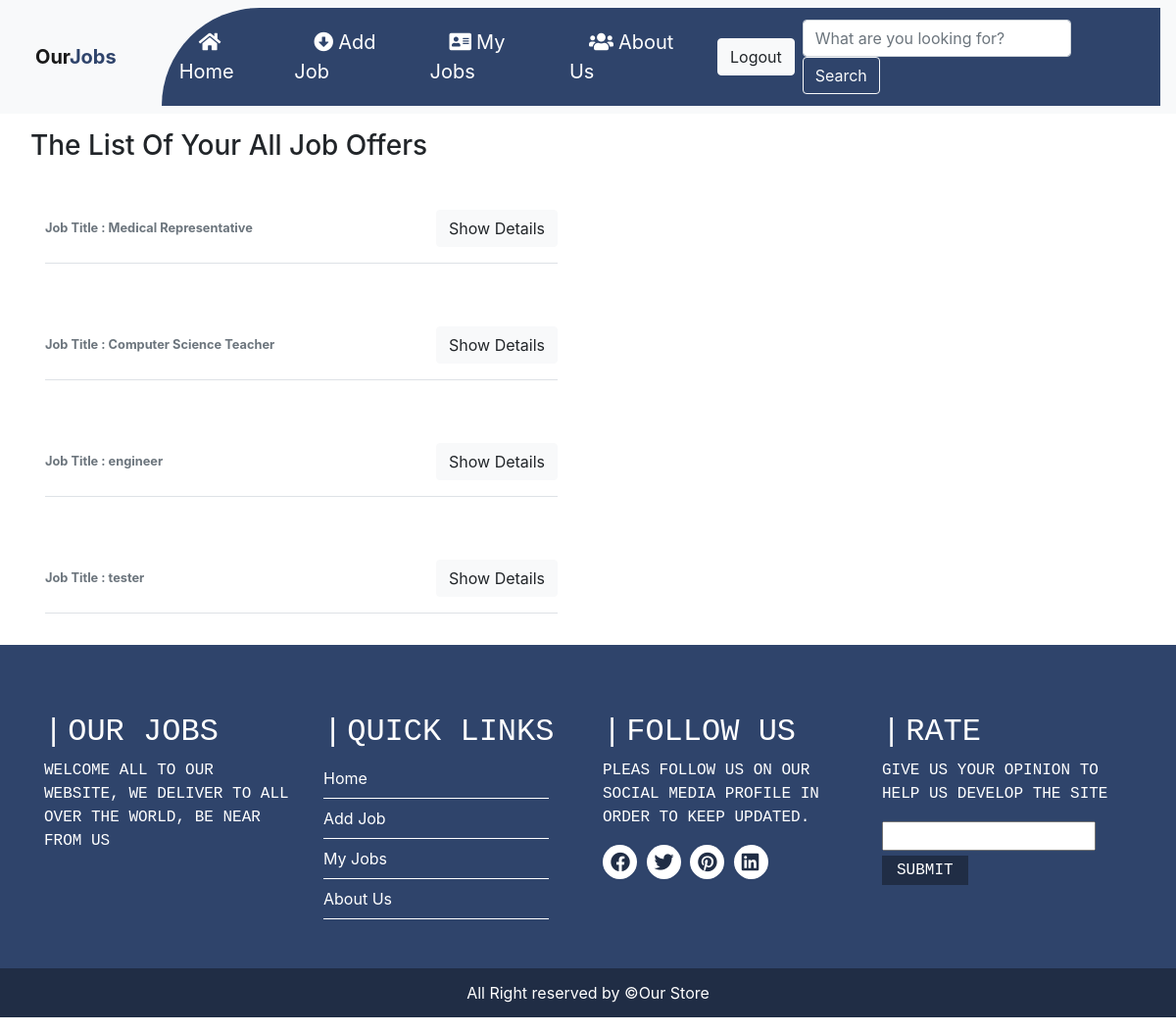
The app's page /pages/myJobs.php (signed in) with its own data.
### tables this page shows
CREATE TABLE `jobsoffering` (
  `id` int(8) NOT NULL,
  `job_title` varchar(40) NOT NULL,
  `image` longtext NOT NULL DEFAULT '"../assets/img/user.png"',
  `sponsored` int(1) NOT NULL DEFAULT 0,
  `company_name` varchar(40) NOT NULL,
  `category` varchar(30) DEFAULT NULL,
  `street` varchar(20) NOT NULL,
  `city` varchar(20) NOT NULL,
  `job_description` text NOT NULL,
  `job_requirements` text NOT NULL,
  `salary` varchar(10) NOT NULL,
  `teleNo` int(10) NOT NULL,
  `email` varchar(40) NOT NULL,
  `user_id` int(8) NOT NULL,
  `job_type` varchar(100) DEFAULT NULL,
  `mostview` int(255) NOT NULL,
  `approve` int(1) NOT NULL
);

### pages/myJobs.php (the view, shortened to what this page needs)
<!DOCTYPE html>
<html lang="en">
<head>
    <link rel="stylesheet" href="../styles/style.css">
    <link rel="stylesheet" href="https://maxcdn.bootstrapcdn.com/bootstrap/4.5.2/css/bootstrap.min.css">
    <link rel="stylesheet" href="https://cdnjs.cloudflare.com/ajax/libs/font-awesome/5.14.0/css/all.min.css">
</head>
<body>
<nav class="navbar navbar-expand-lg navbar-light bg-light">
    <a class="navbar-brand" href="homeOwner.php">
        Our<span>Jobs</span>
        </a>
    <div class="collapse navbar-collapse" id="navbarSupportedContent">
        <ul class="navbar-nav mr-auto">
        <li class="nav-item">
            <a class="nav-link" href="homeOwner.php"><i class="fa fa-home" aria-hidden="true"></i>Home</a>
        </li>
        <li class="nav-item">
            <a class="nav-link" href="jobsForm.php"><i class="fa fa-arrow-alt-circle-down" aria-hidden="true"></i>Add Job</a>
        </li>
        <li class="nav-item">
            <a class="nav-link" href="myJobs.php"><i class="fa fa-address-card" aria-hidden="true"></i>My Jobs</a>
        </li>
        <li class="nav-item">
            <a class="nav-link" href=""><i class="fa fa-users" aria-hidden="true"></i>About Us</a>
        </li>
        </ul>
        <?php
        if(isset($_SESSION['type'])){
        $type=$_SESSION ['type'];
        if($type==1){
            echo"<form action='logout.php' style='display: inline;'>
            <button type='submit' class='btn btn-light mx-2'>Logout</button>
        </form>";}
        else
        if($type==0){
            echo"<form action='logout.php' style='display: inline;'>
            <button type='submit' class='btn btn-light mx-2'>Logout</button>
            </form>";}
        }
        else
        { echo"<div>
            <form action='reg.html' style='display: inline;'>
                <button type='submit' class='btn btn-light'>Sign Up</button>
            </form>
            <form action='login.php' style='display: inline;'>
                <button type='submit' class='btn btn-light'>Login</button>
            </form>
        </div>";}
        ?>
        <form action='search.php' method='post' class="form-inline my-2 my-lg-0">
            <input class="form-control mr-sm-2" name="search" type="text" placeholder="What are you looking for?" />
            <button class="btn-search btn btn-outline-light my-2 my-sm-0 " type="submit" name="submit" value="search">Search</button>
        </form>
    </div>
</nav>
<div class="container-fluid">
<?php
$id=$_SESSION ['id'];
require '../dbconnect.php';
$sql = "SELECT * FROM jobsoffering WHERE user_id=$id";
$result = mysqli_query($conn,$sql);
echo "<h3 class='m-3'>The List Of Your All Job Offers </h3>";
	while($row = mysqli_fetch_assoc($result))
	{
	    echo"<div class='col-lg-6'>";
        echo"<div class='my-3 p-3 rounded box-shadow'>";
        echo"<div class='media text-muted pt-3'>";
        echo"<div class='media-body pb-3 mb-0 small lh-125 border-bottom border-gray'>";
        echo"<div class='d-flex justify-content-between align-items-center w-100'>";
        echo"<strong class='text-gray-dark'>Job Title : ".$row['job_title']."</strong>";
        echo"<a href='./details.php?jobId=".$row['id']."' class='btn btn-light'>Show Details</a>";
        echo"</div>";
        echo"</div>";
        echo"</div>";
        echo"</div>";
        echo"</div>";
	}
?>
</div>
<footer>
    <div class="footer-top">
        <div class="container">
            <div class="row">
                <div class="col-lg-3 col-sm-6 col-xs-12 part">
                    <h2>Our Jobs</h2>
                    <p>Welcome all to our website, We deliver to all over the world, Be near from us</p>
                </div>
                <div class="col-lg-3 col-sm-6 col-xs-12 part-two">
                    <h2>Quick links</h2>
                    <ul>
                    <li><a href="jobs.php">Home</a></li>
                    <li><a href="jobsForm.php">Add Job</a></li>
                    <li><a href="myJobs.php">My Jobs</a></li>
                    <li><a href="">About Us</a></li>
                    </ul>
                </div>
                <div class="col-lg-3 col-sm-6 col-xs-12 part">
                    <h2>Follow Us</h2>
                    <p>Pleas Follow us on our social Media profile in order to keep updated.</p>
                    <a href=""><i class="fab fa-facebook"></i></a>
                    <a href=""><i class="fab fa-twitter"></i></a>
                    <a href=""><i class="fab fa-pinterest"></i></a>
                    <a href=""><i class="fab fa-linkedin"></i></a>
                </div>
                <div class="col-lg-3 col-sm-6 col-xs-12 part">
                    <h2>Rate </h2>
                    <p>Give us your opinion to help us develop the site</p>
                    <form action="shahd.php" method="POST">
                    <input type="text">
                    <input type="submit" value="submit">
                    </form>
                </div>
            </div>
        </div>
    </div>
    <p class="footer-bottom">
    All Right reserved by &copy;Our Store
    </p>
    </footer>
</body>
</html>

### styles/style.css (style rules this page uses)
.navbar-brand span { color: #2f446b; }
.navbar { margin: 0px; padding: 0px; }
.navbar-brand { padding-right: 30px; font-weight: bold; padding-left: 20px; font-size: 23px; }
.navbar-nav .nav-item .nav-link { padding: 10px; margin: 0px; color: white !important; font-size: 20px; padding-left: 60px; }
.navbar-nav .nav-item .nav-link i { padding-left: 20px; padding-right: 5px; color: white; }
.collapse { background-color: #2f446b; border-radius: 170px 0 0 0; margin: 0px; padding: 10px; }
.footer-top { background-color: #2f446b; padding: 50px 0; }
.part-two h2 { font-family: 'Courier New', Courier, monospace; text-transform: uppercase; padding-top: 20px; color: white; }
.part-two h2::before { content: '|'; color: white; padding-right: 5px; }
.part-two ul { margin: 0; padding: 0; list-style: none; }
.part-two ul li { line-height: 40px; border-bottom: 1px solid white; width: 230px; }
.part-two ul li a { text-decoration: none; color: white; }
.part { font-family: 'Courier New', Courier, monospace; text-transform: uppercase; padding-top: 20px; color: white; }
.part h2::before { content: '|'; color: white; padding-right: 5px; }
.part a { background-color: #fff; width: 35px; height: 35px; display: inline-block; border-radius: 50%; }
.part a i { font-size: 20px; color: #202d45; padding: 8px 8px; }
.part input[type=submit] { background-color: #202d45; border: none; padding: 3px 15px; color: white; text-transform: uppercase; margin: 5px 0; }
.footer-bottom { text-align: center; background-color: #202d45; line-height: 50px; color: white; }

### records on screen
jobsoffering: job_title "Medical Representative"
jobsoffering: job_title "Computer Science Teacher"
jobsoffering: job_title "engineer"
jobsoffering: job_title "tester"
